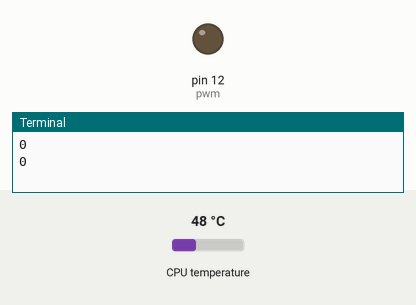
This program was run on a simulated Raspberry Pi (header pin numbers). On the bench: output pins drawn as LEDs (lit = HIGH), the last lines printed to the terminal. The inputs (shaded band) are chosen by the test bench; at power-on: CPU temperature 48 °C.

Above: at 1.2 s.
1.3 s: CPU temperature set to 50 °C
3.2 s: CPU temperature set to 53 °C
At 4.7 s:
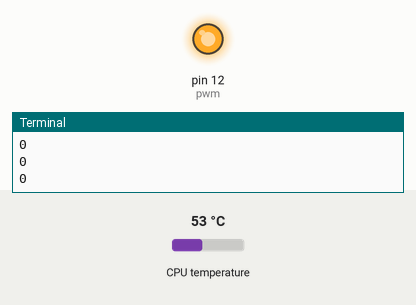
At 11.3 s:
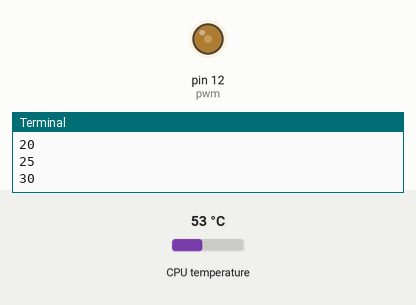
11.4 s: CPU temperature set to 31 °C
15.5 s: CPU temperature set to 58 °C
At 25.1 s:
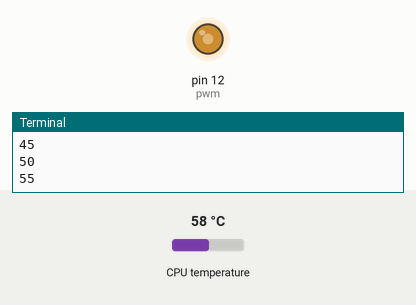
Timing chart, 0 to 26.8 s (numbered marks = the images above; inputs shaded):
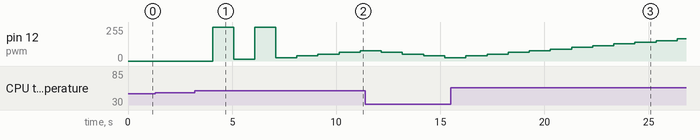

Measured:
- the behaviour switches between 51 and 52 °C on CPU temperature (found by bisection; images 0 and 1)
- after the input at 3.2 s, pin 12 (pwm): ramps from 13/255 to 255/255 and jumps back, once every 2.0 s

The program:

fan_control.py
```python
import RPi.GPIO as GPIO
from time import sleep
import os
import sys

GPIO.setmode(GPIO.BOARD)
GPIO.setwarnings(False)
GPIO.setup(12, GPIO.OUT)
pwm = GPIO.PWM(12, 50)
dc=0
temp_range=51
pwm.start(dc)

def getCPUtemp():
    res = os.popen('vcgencmd measure_temp').readline()
    temp = (res.replace("temp=","").replace("'C\n",""))
    return temp
def fanUP(cycle):
    temp_count = cycle
    if cycle<98:
        if cycle < 10:
            pwm.ChangeDutyCycle(100)
            sleep(1)
        pwm.ChangeDutyCycle(cycle + 5)
        temp_count = cycle + 5
    print temp_count
    return temp_count
def fanDown(cycle):
    temp_count = cycle
    if cycle>2:
        pwm.ChangeDutyCycle(cycle - 5)
        temp_count = cycle -5
    print temp_count
    return temp_count
try:
    while True:

        CPU_temp = float(getCPUtemp())
        if CPU_temp > temp_range:
            dc = fanUP(dc)
        elif CPU_temp == temp_range:
            print dc
        else:
            dc = fanDown(dc)
        sleep(1)


except KeyboardInterrupt:
    pwm.stop()
    GPIO.cleanup()
```
